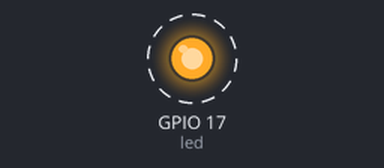
The program below on a simulated Raspberry Pi (BCM pin numbers). Shown: output pins drawn as LEDs (lit = HIGH). Dashed ring = blinking. At 8.0 s the program stops and its outputs stay as they are.

Above: at 0.5 s.
Timing chart, 0 to 4.6 s (numbered marks = the images above):
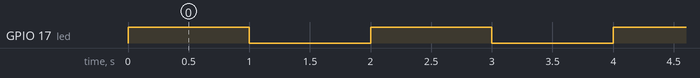

The program:

led-blink-four.py
```python
#import libraries
from gpiozero import LED
from signal import pause

# Define the LED

led = LED(17)

# Use blink to blink the LED four times
led.blink(n=4)

# Keep the script alive with this
pause()
```

Measured:
- by itself, GPIO 17 (led): alternates HIGH for 1.0 s and LOW for 1.0 s, 7 changes in all, then stays LOW
